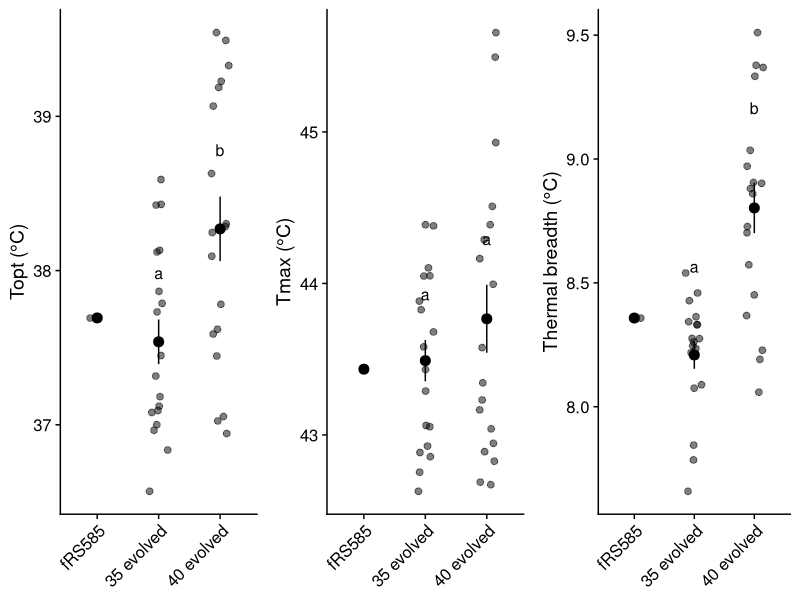
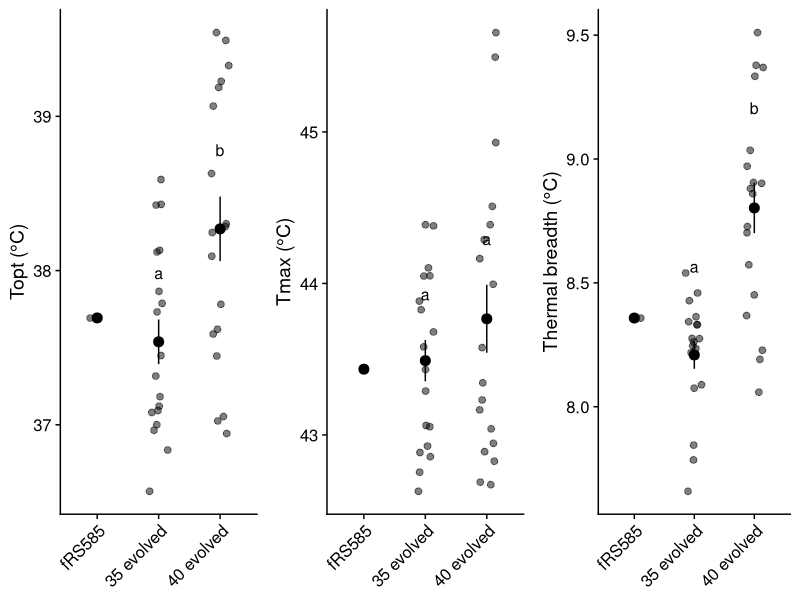

Write the R code that produced these figures, in order.
### Statistical tests for TPC traits among evolution treatments
#
# Author: Joey Bernhardt
# Input:  data-processed/all-SS-traits-sliding-window.csv
# Output: console output (ANOVA tables + Tukey HSD results)
#         figures/tpc-traits-stats-*.png
#
# Tests whether topt, tmax, and breadth differ among evolution treatments,
# comparing 35 evolved, 40 evolved, and the ancestor (fRS585).
# Fluconazole evolved and caspofungin evolved are excluded.


# packages ----------------------------------------------------------------

library(tidyverse)
library(cowplot)
library(emmeans)
library(plotrix)

theme_set(theme_cowplot())


# read and filter data ----------------------------------------------------

traits <- read_csv("data-processed/all-SS-traits-sliding-window-variable.csv") |>
  filter(evolution_history %in% c("35 evolved", "40 evolved", "fRS585")) |>
  mutate(evolution_history = factor(evolution_history,
                                    levels = c("fRS585", "35 evolved", "40 evolved")))


# linear models -----------------------------------------------------------
# One model per trait with evolution_history as the predictor (fRS585 is
# the reference level, so model coefficients give contrasts vs ancestor directly)

mod_topt    <- lm(topt    ~ evolution_history, data = traits)
mod_tmax    <- lm(tmax    ~ evolution_history, data = traits)
mod_breadth <- lm(breadth ~ evolution_history, data = traits)

summary(mod_topt)


# three pairwise contrasts of interest ------------------------------------
# 1. 35 evolved vs 40 evolved  (did opposite thermal directions diverge?)
# 2. 35 evolved vs fRS585      (did cold-direction evolution shift traits?)
# 3. 40 evolved vs fRS585      (did warm-direction evolution shift traits?)

print_contrasts <- function(model, trait_name) {
  em <- emmeans(model, ~ evolution_history)
  contrasts <- contrast(em, method = list(
    "35 evolved vs 40 evolved" = c(0,  1, -1),
    "35 evolved vs fRS585"     = c(-1, 1,  0),
    "40 evolved vs fRS585"     = c(-1, 0,  1)
  ), adjust = "bonferroni")

  cat("\n====== Contrasts:", trait_name, "======\n")
  print(summary(contrasts))
}

print_contrasts(mod_topt,    "topt")
print_contrasts(mod_tmax,    "tmax")
print_contrasts(mod_breadth, "breadth")


# compact letter display (for adding to plots) ----------------------------

cld_topt    <- multcomp::cld(emmeans(mod_topt,    ~ evolution_history), Letters = letters)
cld_tmax    <- multcomp::cld(emmeans(mod_tmax,    ~ evolution_history), Letters = letters)
cld_breadth <- multcomp::cld(emmeans(mod_breadth, ~ evolution_history), Letters = letters)


# plot helper -------------------------------------------------------------
# Shows individual points, mean ± SE, and Tukey grouping letters

plot_trait_stats <- function(trait_col, cld_df, ylabel) {

  trait_summary <- traits |>
    group_by(evolution_history) |>
    summarise(
      mean_val = mean(.data[[trait_col]], na.rm = TRUE),
      se_val   = std.error(.data[[trait_col]]),
      .groups  = "drop"
    )

  letter_df <- as_tibble(cld_df) |>
    mutate(evolution_history = factor(evolution_history,
                                      levels = levels(traits$evolution_history))) |>
    left_join(trait_summary, by = "evolution_history") |>
    mutate(letter_y = mean_val + se_val + 0.3)  # position letters above error bar

  # .group is the column name in emmeans >= 1.8; fall back to .letter for older versions
  letter_col <- if (".group" %in% names(letter_df)) ".group" else ".letter"

  ggplot() +
    geom_jitter(
      data  = traits,
      aes(x = evolution_history, y = .data[[trait_col]]),
      width = 0.15, alpha = 0.5, size = 2
    ) +
    geom_pointrange(
      data = trait_summary,
      aes(x    = evolution_history,
          y    = mean_val,
          ymin = mean_val - se_val,
          ymax = mean_val + se_val),
      size = 0.6
    ) +
    geom_text(
      data = letter_df,
      aes(x = evolution_history, y = letter_y, label = trimws(.data[[letter_col]])),
      size = 4
    ) +
    labs(x = NULL, y = ylabel) +
    theme(axis.text.x = element_text(angle = 45, hjust = 1, vjust = 1))
}


# plots -------------------------------------------------------------------

p_topt    <- plot_trait_stats("topt",    cld_topt,    "Topt (°C)")
p_tmax    <- plot_trait_stats("tmax",    cld_tmax,    "Tmax (°C)")
p_breadth <- plot_trait_stats("breadth", cld_breadth, "Thermal breadth (°C)")

plot_grid(p_topt, p_tmax, p_breadth, nrow = 1)
ggsave("figures/tpc-traits-stats-variable.png", width = 12, height = 5)
